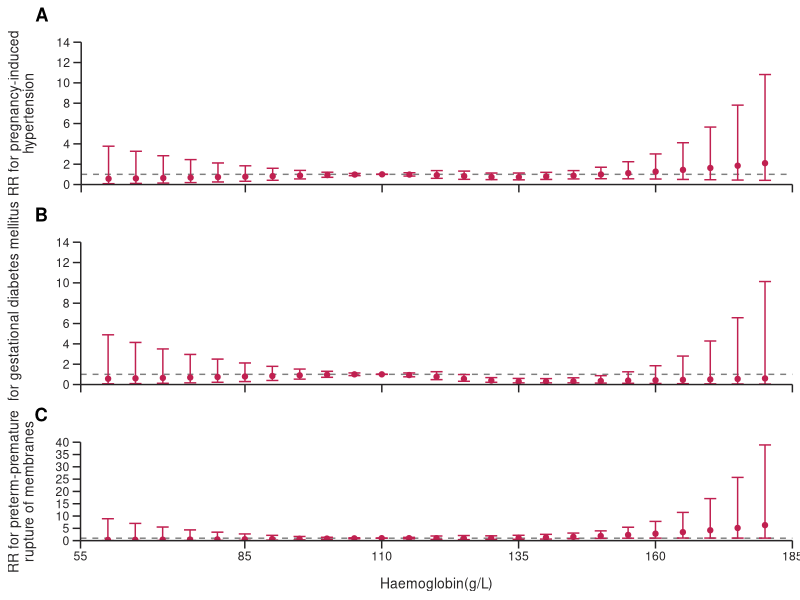

This chart was generated by the following R code:
# Source DOI: 10.1016/S2352-3026(23)00170-9
# Date: 2023-07-21

library(ggplot2)
library(gridExtra)
PIH_2nd <- read.csv("forestplot-style02-data1-github.csv")#Read data for each graph
GDM_2nd <- read.csv("forestplot-style02-data2-github.csv")
PPROM_2nd <- read.csv("forestplot-style02-data3-github.csv")
A <- ggplot(PIH_2nd, aes(x=Hb.g.L., y=RR))+
     scale_x_continuous(limits = c(55, 185), breaks = c(55,85,110,135,160,185), expand = c(0, 0))+#Set the X-axis range, ticks and not letting the sides extend
     scale_y_continuous(limits = c(0, 14), breaks = seq(0, 14, by = 2), expand = c(0, 0))+#Similar to the x-axis setup
     geom_hline(yintercept = 1, color = "gray50", linewidth = 0.5, linetype = "dashed")+#Add gray dashed line at y=1
     geom_errorbar(aes(ymin=lower, ymax=upper), width = 2.2, size = 0.5, color="#c02050")+#Add error bar and set the appearance
     geom_point(size=1.5, color="#c02050")+#add scatter and set the color
     labs(y="RR for pregnancy-induced\nhypertension", title = "A")+#Name the title
     theme(panel.background = element_blank(),#Remove background, grid
           axis.line = element_line(size = 0.5, color = "#262425"),#Set the appearance of coordinate axes
           axis.ticks = element_line(size = 0.5, color = "#262425"),#the appearance of ticks
           axis.ticks.length = unit(0.2, "cm"),#the length of ticks
           axis.title.y = element_text(margin = margin(r = 13.5), color = "#262425", size = 10),#Set the distance of the y-axis title from the y-axis
           axis.text.x = element_blank(),#remove x-axis text
           axis.text.y = element_text(color = "#262425"),#set the color of y-axis text
           plot.title = element_text(face = "bold", hjust = -0.066, margin = margin(b = 12)))+#Setting the position and appearance of the plot title
     xlab(NULL)#remove the title of x-axis

#plot B has the same setup as plot A, but the title and the title of y-axis
B <- ggplot(GDM_2nd, aes(x=Hb.g.L., y=RR))+
     scale_x_continuous(limits = c(55, 185), breaks = c(55,85,110,135,160,185), expand = c(0, 0))+
     scale_y_continuous(limits = c(0, 14), breaks = seq(0, 14, by = 2), expand = c(0, 0))+
     geom_hline(yintercept = 1, color = "gray50", linewidth = 0.5, linetype = "dashed")+
     geom_errorbar(aes(ymin=lower, ymax=upper), width = 2.2, size = 0.5, color="#c02050")+
     geom_point(size=1.5, color="#c02050")+
     labs(y="RR for gestational diabetes mellitus", title = "B")+
     theme(panel.background = element_blank(),
           axis.line = element_line(size = 0.5, color = "#262425"),
           axis.ticks = element_line(size = 0.5, color = "#262425"),
           axis.ticks.length = unit(0.2, "cm"),
           axis.title.y = element_text(margin = margin(r = 24), color = "#262425", size = 10),
           axis.text.x = element_blank(),
           axis.text.y = element_text(color = "#262425"),
           plot.title = element_text(face = "bold", hjust = -0.066, margin = margin(b = 12)))+
    xlab(NULL)

#Plot C is also roughly the same, but with the addition of the x-axis text, title
C <- ggplot(PPROM_2nd, aes(x=Hb.g.L., y=RR))+
     scale_x_continuous(limits = c(55, 185), breaks = c(55,85,110,135,160,185), expand = c(0, 0))+
     scale_y_continuous(limits = c(0, 40), breaks = seq(0, 40, by = 5), expand = c(0, 0))+
     geom_hline(yintercept = 1, color = "gray50", linewidth = 0.5, linetype = "dashed")+
     geom_errorbar(aes(ymin=lower, ymax=upper), width = 2.2, size = 0.5, color="#c02050")+
     geom_point(size=1.5, color="#c02050")+
     labs(x="Haemoglobin(g/L)", y="RR for preterm-premature\nrupture of membranes", title = "C")+
     theme(panel.background = element_blank(),
           axis.line = element_line(size = 0.5, color = "#262425"),
           axis.ticks = element_line(size = 0.5, color = "#262425"),
           axis.ticks.length = unit(0.2, "cm"),
           axis.title.x = element_text(margin = margin(t = 10), color = "#262425", size = 10),
           axis.title.y = element_text(margin = margin(r = 13), color = "#262425", size = 10),
           axis.text.x = element_text(color = "#262425"),
           axis.text.y = element_text(color = "#262425"),
           plot.title = element_text(face = "bold", hjust = -0.066, margin = margin(b = 12)))

grid.arrange(A, B, C, nrow=3)#Combine the three diagrams in a column of three rows
#The final input at a scale of 3:5 gives the figure in the article

#You may have noticed that the points on either side are slightly different from the diagram in the original article,
#In ggplot2, landing points on the limit range of the x-axis will result in an incomplete display of these points,
#So here can not be 100% restore the original image, but to do a little adjustment,
#you can use other drawing software, or R package to try to restore :)